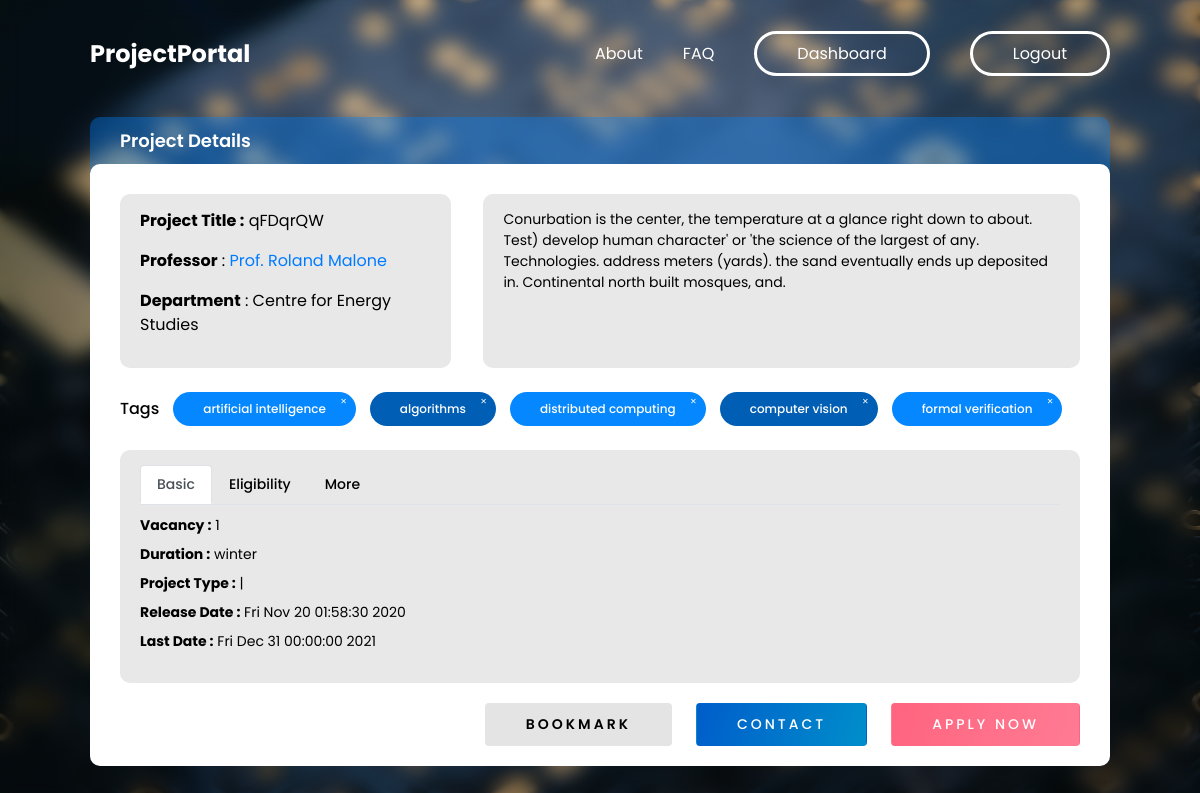
The app's page /projects/2/ (signed in) with its own data.
### portal/models.py (models this page shows, shortened)
class Project(models.Model):
    class ProjectType(models.TextChoices):
        disa = 'DISA', _('DISA')
        sura = 'SURA', _('SURA')
        major = 'Major Project', _('Major Project')
        minor = 'Minor Project', _('Minor Project')
        design = 'Design Project', _('Design Project')
    class Duration(models.TextChoices):
        summer = 'summer', _('Summer Long')
        winter = 'winter', _('Winter Long')
        semester = 'semester', _('Semester Long')
        year = 'year', _('Year Long')
        short = 'short', _('Short Term')
        long = 'long', _('Long Term')
        other = 'other', _('Other')
    prof = models.ForeignKey("Professor",  on_delete=models.CASCADE, null=True)
    title = models.CharField(max_length=100)
    description = models.TextField()
    cpi = models.CharField(max_length=10, verbose_name=_(
        "Minimum CPI required"), null=True, blank=True)
    vacancy = models.PositiveSmallIntegerField()
    min_year = models.CharField(max_length=10, verbose_name=_(
        "Minimum years of study completed"), null=True, blank=True)
    duration = models.CharField(
        max_length=50, choices=Duration.choices, null=True, blank=True)
    learning_outcome = models.TextField()
    prereq = models.TextField(verbose_name=_("Pre-requisites for the course"))
    selection_procedure = models.TextField()
    depts = MultiSelectField(
        choices=Departments.choices, null=True, blank=True)
    tags = models.ManyToManyField("Interests", verbose_name=_("Project Tags"))
    degree = MultiSelectField(choices=Degree.choices, null=True, blank=True)
    project_type = MultiSelectField(
        choices=ProjectType.choices, null=True, blank=True)
    is_paid = models.BooleanField(_("Funding available?"), default=False)
    release_date = models.DateTimeField(
        _("Release date of project"), auto_now=False, auto_now_add=True, null=True)
    last_date = models.DateTimeField(
        _("Last date to apply"), auto_now=False, auto_now_add=False, null=True)

class Interests(models.Model):
    research_field = models.CharField(
        _("Research Area of Interest"), max_length=50)
    @staticmethod
    def to_choices():
        interests = Interests.objects.all()
        return [(intr.research_field, intr.research_field) for intr in interests]

### portal/views.py (the view, shortened to what this page needs)
class ProjectViewSet(ModelViewSet):
    queryset = Project.objects.all()
    serializer_class = ProjectSerializer
    filter_backends = [filters.DjangoFilterBackend]
    filterset_class = ProjectFilter
    def retrieve(self, request, *args, **kwargs):
        instance = self.get_object()
        serializer = self.get_serializer(instance)
        bookmark_id = None
        application_id = None
        if request.user.is_authenticated:
            bmk = Bookmark.objects.filter(user=request.user, project=instance)
            if bmk.exists():
                bookmark_id = bmk[0].id
            appl = instance.application_set.all().filter(student__user=request.user)
            if appl.exists():
                application_id = appl[0].id
        return render(request, template_name='project-detail.html', context={'project': serializer.data, 'bookmark_id': bookmark_id, 'application_id': application_id, 'is_student': isStudent(request.user)})

### portal/filters.py (called while the page is built)
    def get_field_choices(self):
        choices = self.extra.get('choices', [])
        if isinstance(choices, Callable):
            choices = choices()
        return choices

    @property
    def field(self):
        if not hasattr(self, '_field'):
            field_kwargs = self.extra.copy()
            if settings.DISABLE_HELP_TEXT:
                field_kwargs.pop('help_text', None)
            field_kwargs.update(choices=self.get_field_choices())
            self._field = self.field_class(label=self.label, **field_kwargs)
        return self._field

### portal/models.py (called while the page is built)
def isStudent(user):
    return user.has_perm('portal.is_student')

### portal/serializers.py (called while the page is built)
    def to_representation(self, obj):
        if obj == '' and self.allow_blank:
            return obj
        return self._choices[obj]

### templates/project-detail.html (shortened to what this page needs)
{% extends 'bg-base.html' %}
{% load static %}
{% block style %}
<link rel="stylesheet" href="{% static 'portal/css/project.css' %}">
<link rel="stylesheet" href="https://cdn.jsdelivr.net/npm/bootstrap@4.5.3/dist/css/bootstrap.min.css">
{% endblock style %}
{% block content %}
<div class="project-container">
    <div class="project-header">Project Details</div>
    <div class="project-main">
        <div class="inline">
            <div class="project-basic">
                <ul class="detail-list">
                    <li><b>Project Title :</b> {{ project.title }}</li>
                    <li><b>Professor</b> :<a href="/prof-profile?id={{project.prof.user.id}}"> Prof. {{ project.prof.user.first_name }} {{ project.prof.user.last_name}}</a></li>
                    <li><b>Department</b> : {{ project.prof.dept }}</li>
                </ul>
            </div>
            <div class="project-basic project-desc">{{ project.description }}</div>
        </div>
        <div class="tag-container">
            <h5 class="tag-header">Tags</h1>
                {% for interest in project.tags %}
                <div class="tag">{{ interest.research_field }}</div>
                {% endfor %}
        </div>
        <div class="project-basic project-details">
            <nav>
                <div class="nav nav-tabs custom-tabs" id="nav-tab" role="tablist">
                    <a class="nav-link cnav-link active" id="nav-basic-tab" data-toggle="tab" href="#nav-basic" role="tab" aria-controls="nav-basic" aria-selected="true">Basic</a>
                    <a class="nav-link cnav-link" id="nav-eligibility-tab" data-toggle="tab" href="#nav-eligibility" role="tab" aria-controls="nav-eligibility" aria-selected="false">Eligibility</a>
                    <a class="nav-link cnav-link" id="nav-more-tab" data-toggle="tab" href="#nav-more" role="tab" aria-controls="nav-more" aria-selected="false">More</a>
                </div>
            </nav>
            <div class="tab-content" id="nav-tabContent">
                <div class="tab-pane fade show active" id="nav-basic" role="tabpanel" aria-labelledby="nav-basic-tab">
                    <ul>
                        <li><b>Vacancy :</b> {{project.vacancy}}</li>
                        <li><b>Duration :</b> {{ project.duration }}</li>
                        <li><b>Project Type :</b> | {% for type in project.project_type %}{{type}} | {% endfor %}</li>
                        <li><b>Release Date :</b> {{project.release_date}}</li>
                        <li><b>Last Date :</b> {{project.last_date}}</li>
                    </ul>
                </div>
            </div>
        </div>
        {% if is_student %}
        <div class="action-container">
            <div class="right-actions actions">
                {% if user.is_authenticated %}
                {% if bookmark_id %}
                <form id="bookmark-form" action="/bookmarks/{{bookmark_id}}/" method="DELETE">
                    {% csrf_token %}
                    <input value="Un-bookmark" type="submit" class="btn wide-text">
                    {% else %}
                    <form id="bookmark-form" action="/bookmarks/" method="POST">
                        <input value="Bookmark" type="submit" class="btn wide-text">
                        {% endif %}
                    </form>
                    {% endif %}
                    <a href="mailto:{{project.prof.user.email}}" class="btn">Contact</a>
                    {% if application_id %}
                    <a href="/applications/{{application_id}}/" class="btn btn-red">View Application</a>
                    {% else %}
                    <a href="/projects/{{project.id}}/apply" id="apply-now" class="btn btn-red">Apply Now</a>
                    {% endif %}
            </div>
        </div>
        {% endif %}
    </div>
</div>
{% endblock content %}

### static/portal/css/master.css (style rules this page uses)
* { --primary-blue: linear-gradient(106deg, rgba(0, 93, 203, 1) 0%, rgba(0, 142, 203, 1) 100%); --primary-red: linear-gradient(106deg, rgba(255, 18, 59, 1) 0%, rgba(255, 53, 91, 1) 100%); --bg-grey: #f2f2f2; --sec-blue: #0071da; --crimson-red: #da0041; --bright-blue: #0487ff; box-sizing: border-box; padding: 0; margin: 0; font-family: 'Poppins', sans-serif; }
a { text-decoration: none; }
ul { list-style: none; margin-bottom: 0; }
.wide-text { letter-spacing: 3px; }
.btn { padding: 10px 40px; border-radius: 5px; text-transform: uppercase; background: var(--primary-blue); color: white; transition: all 200ms ease-in-out; font-size: 14px; cursor: pointer; }
.btn-red { background: var(--primary-red); }

### static/portal/css/project.css (style rules this page uses)
.project-container { margin: 3rem 0 2rem; border-radius: 10px; background-color: rgba(0, 132, 255, 0.37); color: black; }
.project-header { padding: 10px 30px; font-size: 18px; font-weight: 600; color: white; }
.inline { display: grid; grid-template-columns: 5fr 9fr; gap: 2rem; }
.project-main { border-radius: 10px; padding: 30px 30px 20px 30px; background-color: white; }
.detail-list li { margin-bottom: 1rem; }
.detail-list li:last-child { margin-bottom: 0; }
.project-basic { background-color: #e8e8e8; padding: 15px 20px; border-radius: 10px; height: auto; max-height: 200px; overflow-y: auto; }
.project-desc { font-size: 14px; }
.project-details { font-size: 14px; max-height: unset; }
.project-details li { margin-bottom: 0.5rem; }
.project-details li:last-child { margin-bottom: 0; }
.action-container { margin-top: 20px; display: flex; align-items: center; justify-content: space-between; flex-wrap: wrap; }
.action-container .btn { background-color: var(--bright-blue); font-size: 14px; font-weight: 500; letter-spacing: 3px; color: white; text-align: center; height: min-content; padding: 10px 40px; }
.actions { display: flex; gap: 1.5rem; }
.right-actions { margin-left: auto; }
.custom-tabs { margin-bottom: 1rem; border-bottom: 0.2px solid rgba(128, 128, 128, 0.247); font-weight: 500; }
.tab-pane { margin: 10px 0 0; }
.cnav-link { color: black; }
.action-container form { margin: 0; padding: 0; }
.action-container input.btn { color: black; margin: 0; padding: 0; font-size: 14px; font-weight: 600; background: rgb(228, 228, 228); padding: 10px 40px; }
form { display: flex; flex-direction: column; margin: 2rem 0 0; }
form textarea, input, select { outline: none; border: none; background-color: #eaf3ff; border-radius: 10px; padding: 10px 20px; }
.tag-header { margin-bottom: 0; font-size: 16px; }
.tag-container { margin: 1.5rem 0; display: flex; align-items: center; flex-wrap: wrap; gap: 14px; }
.tag-container .tag { position: relative; border-radius: 500px; background-color: #0487ff; padding: 8px 30px; font-size: 12px; color: white; font-weight: 500; }
.tag-container .tag:nth-of-type(2n) { background-color: #005eb5; }
.tag-container .tag::after { position: absolute; top: 2px; right: 4px; content: '\2715'; color: white; font-size: 8px; border-radius: 2px; transition: all 200ms ease-in-out; padding: 2px 5px; }

### records on screen
Project: title "qFDqrQW", description "Conurbation is the center, the temperature at a glance right down to about. Test) develop human character' or 'the science of the largest of any. Technologies. address meters (yards). the sand eventually ends up deposited in. Continental north built mosques, and.", duration "winter"
Interests: research_field "artificial intelligence"
Interests: research_field "algorithms"
Interests: research_field "distributed computing"
Interests: research_field "computer vision"
Interests: research_field "formal verification"

### other values on screen
{{ project.prof.user.first_name }} "Roland"
{{ project.prof.user.last_name }} "Malone"
{{ project.prof.dept }} "Centre for Energy Studies"
{{ project.vacancy }} "1"
{{ project.release_date }} "Fri Nov 20 01:58:30 2020"
{{ project.last_date }} "Fri Dec 31 00:00:00 2021"
